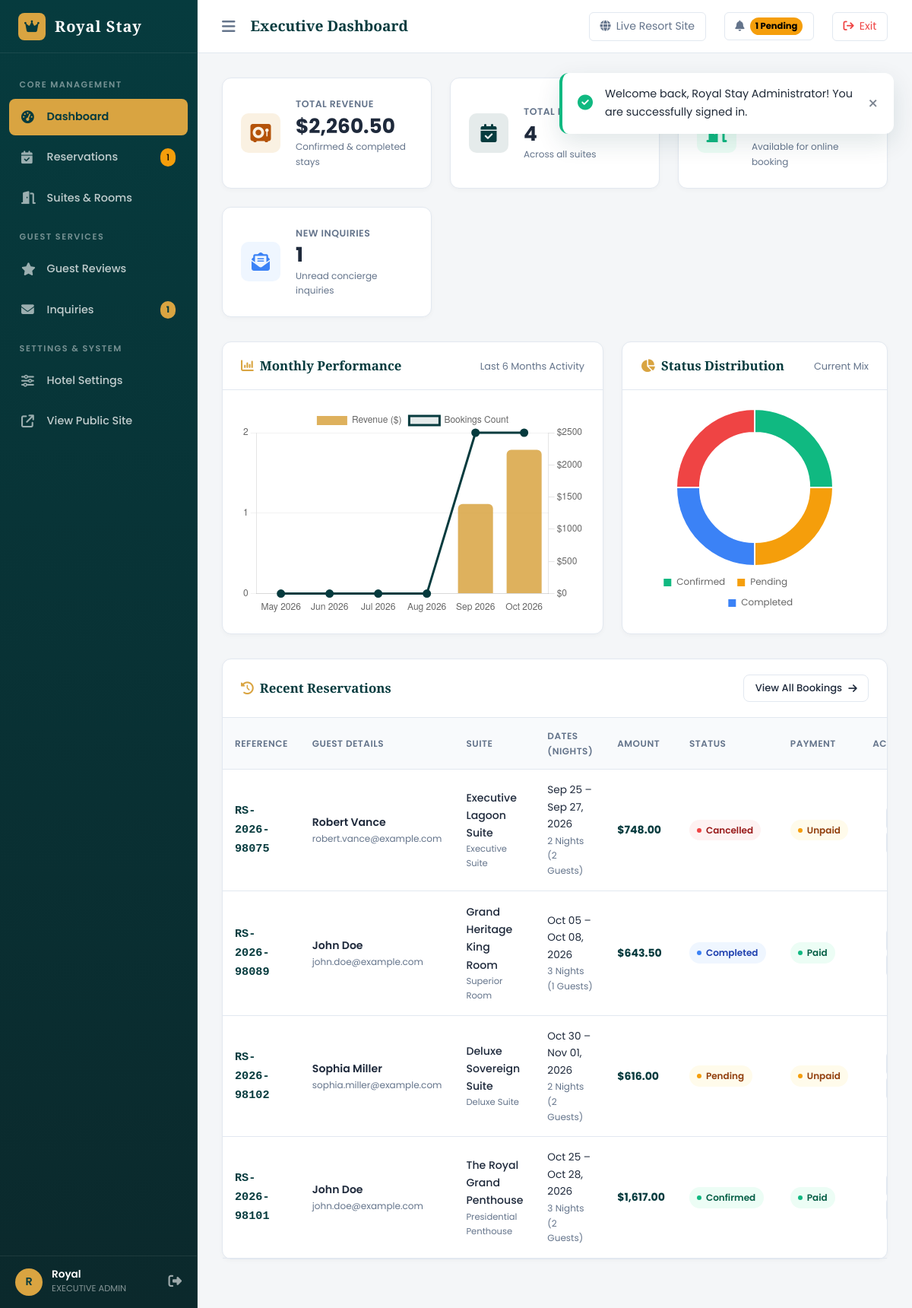
/admin/index.php (signed in), run on the app's committed database.
### tables this page shows
CREATE TABLE `users` (
  `id` INT AUTO_INCREMENT PRIMARY KEY,
  `name` VARCHAR(100) NOT NULL,
  `email` VARCHAR(150) NOT NULL UNIQUE,
  `phone` VARCHAR(30) NULL,
  `password` VARCHAR(255) NOT NULL,
  `role` ENUM('customer', 'admin') NOT NULL DEFAULT 'customer',
  `status` ENUM('active', 'inactive') NOT NULL DEFAULT 'active',
  `created_at` DATETIME NOT NULL DEFAULT CURRENT_TIMESTAMP,
  `updated_at` DATETIME NOT NULL DEFAULT CURRENT_TIMESTAMP ON UPDATE CURRENT_TIMESTAMP,
  INDEX `idx_users_email` (`email`),
  INDEX `idx_users_role` (`role`)
);

CREATE TABLE `bookings` (
  `id` INT AUTO_INCREMENT PRIMARY KEY,
  `booking_reference` VARCHAR(30) NOT NULL UNIQUE,
  `user_id` INT NULL,
  `room_id` INT NOT NULL,
  `guest_name` VARCHAR(100) NOT NULL,
  `guest_email` VARCHAR(150) NOT NULL,
  `guest_phone` VARCHAR(30) NOT NULL,
  `check_in` DATE NOT NULL,
  `check_out` DATE NOT NULL,
  `guests` INT NOT NULL DEFAULT 1,
  `price_per_night` DECIMAL(10,2) NOT NULL,
  `nights` INT NOT NULL,
  `subtotal` DECIMAL(10,2) NOT NULL,
  `additional_charges` DECIMAL(10,2) NOT NULL DEFAULT 0.00,
  `total_amount` DECIMAL(10,2) NOT NULL,
  `booking_status` ENUM('pending', 'confirmed', 'cancelled', 'completed') NOT NULL DEFAULT 'pending',
  `payment_method` VARCHAR(50) NOT NULL DEFAULT 'Pay at Hotel',
  `payment_status` ENUM('unpaid', 'paid', 'refunded') NOT NULL DEFAULT 'unpaid',
  `special_requests` TEXT NULL,
  `created_at` DATETIME NOT NULL DEFAULT CURRENT_TIMESTAMP,
  `updated_at` DATETIME NOT NULL DEFAULT CURRENT_TIMESTAMP ON UPDATE CURRENT_TIMESTAMP,
  CONSTRAINT `fk_bookings_user` FOREIGN KEY (`user_id`) REFERENCES `users` (`id`) ON DELETE SET NULL,
  CONSTRAINT `fk_bookings_room` FOREIGN KEY (`room_id`) REFERENCES `rooms` (`id`) ON DELETE RESTRICT,
  INDEX `idx_bookings_dates` (`check_in`, `check_out`),
  INDEX `idx_bookings_status` (`booking_status`),
  INDEX `idx_bookings_user` (`user_id`)
);

CREATE TABLE `rooms` (
  `id` INT AUTO_INCREMENT PRIMARY KEY,
  `name` VARCHAR(150) NOT NULL,
  `slug` VARCHAR(160) NOT NULL UNIQUE,
  `room_type` VARCHAR(80) NOT NULL,
  `description` TEXT NOT NULL,
  `price_per_night` DECIMAL(10,2) NOT NULL,
  `max_guests` INT NOT NULL DEFAULT 2,
  `bed_type` VARCHAR(80) NOT NULL DEFAULT 'King Bed',
  `room_size` VARCHAR(50) NOT NULL DEFAULT '450 sq ft',
  `status` ENUM('available', 'maintenance', 'inactive') NOT NULL DEFAULT 'available',
  `is_featured` TINYINT(1) NOT NULL DEFAULT 0,
  `created_at` DATETIME NOT NULL DEFAULT CURRENT_TIMESTAMP,
  `updated_at` DATETIME NOT NULL DEFAULT CURRENT_TIMESTAMP ON UPDATE CURRENT_TIMESTAMP,
  INDEX `idx_rooms_status` (`status`),
  INDEX `idx_rooms_featured` (`is_featured`),
  INDEX `idx_rooms_type` (`room_type`),
  INDEX `idx_rooms_price` (`price_per_night`)
);

### admin/index.php (the view, shortened to what the rows shown need)
<?php
$adminPageTitle = 'Executive Dashboard';
require_once __DIR__ . '/includes/admin-header.php';
$pdo = get_db();
$statusStmt = $pdo->query("SELECT booking_status, COUNT(*) as count FROM bookings GROUP BY booking_status");
$statusData = [
    'confirmed' => 0,
    'pending'   => 0,
    'completed' => 0,
    'cancelled' => 0
];
while ($row = $statusStmt->fetch()) {
    $st = strtolower($row['booking_status']);
    if (isset($statusData[$st])) {
        $statusData[$st] = (int)$row['count'];
    }
}
$monthlyLabels = [];
$monthlyRevenue = [];
$monthlyBookings = [];
for ($i = 5; $i >= 0; $i--) {
    $monthKey = date('Y-m', strtotime("-$i months"));
    $monthLabel = date('M Y', strtotime("-$i months"));
    $monthlyLabels[] = $monthLabel;
    $mStmt = $pdo->prepare("
        SELECT COUNT(*) as bookings_cnt, COALESCE(SUM(total_amount), 0) as rev_sum
        FROM bookings
        WHERE DATE_FORMAT(created_at, '%Y-%m') = ?
    ");
    $mStmt->execute([$monthKey]);
    $mData = $mStmt->fetch();
    $monthlyBookings[] = (int)($mData['bookings_cnt'] ?? 0);
    $monthlyRevenue[] = (float)($mData['rev_sum'] ?? 0);
}
$recentStmt = $pdo->query("
    SELECT b.*, r.name as room_name, r.room_type
    FROM bookings b
    JOIN rooms r ON b.room_id = r.id
    ORDER BY b.id DESC
    LIMIT 6
");
$recentBookings = $recentStmt->fetchAll();
?>
<div class="admin-card" style="margin-top: 2rem;">
    <div class="admin-card-body" style="padding: 0;">
        <div class="table-responsive">
            <table class="admin-table">
                <thead>
                    <tr>
                        <th>Reference</th>
                        <th>Guest Details</th>
                        <th>Suite</th>
                        <th>Dates (Nights)</th>
                        <th>Amount</th>
                        <th>Status</th>
                        <th>Payment</th>
                        <th style="text-align: right;">Action</th>
                    </tr>
                </thead>
                <tbody>
                    <?php if (empty($recentBookings)): ?>
                        <tr>
                            <td colspan="8" style="text-align: center; padding: 2.5rem; color: var(--admin-text-muted);">
                                No reservations registered in the database yet.
                            </td>
                        </tr>
                    <?php else: ?>
                        <?php foreach ($recentBookings as $bk): ?>
                            <tr>
                                <td>
                                    <strong style="color: var(--admin-sidebar); font-family: monospace; font-size: 0.95rem;">
                                        <?= e($bk['booking_reference']) ?>
                                    </strong>
                                </td>
                                <td>
                                    <div style="font-weight: 600; color: var(--admin-text);"><?= e($bk['guest_name']) ?></div>
                                    <div style="font-size: 0.75rem; color: var(--admin-text-muted);"><?= e($bk['guest_email']) ?></div>
                                </td>
                                <td>
                                    <div style="font-weight: 500;"><?= e($bk['room_name']) ?></div>
                                    <div style="font-size: 0.72rem; color: var(--admin-text-muted);"><?= e($bk['room_type']) ?></div>
                                </td>
                                <td>
                                    <div style="font-size: 0.85rem;"><?= date('M d', strtotime($bk['check_in'])) ?> &ndash; <?= date('M d, Y', strtotime($bk['check_out'])) ?></div>
                                    <div style="font-size: 0.75rem; color: var(--admin-text-muted);"><?= $bk['nights'] ?> Nights (<?= $bk['guests'] ?> Guests)</div>
                                </td>
                                <td>
                                    <strong style="color: var(--admin-sidebar);"><?= format_price($bk['total_amount']) ?></strong>
                                </td>
                                <td>
                                    <span class="status-badge status-<?= e($bk['booking_status']) ?>">
                                        <?= ucfirst(e($bk['booking_status'])) ?>
                                    </span>
                                </td>
                                <td>
                                    <span class="status-badge status-<?= e($bk['payment_status']) ?>">
                                        <?= ucfirst(e($bk['payment_status'])) ?>
                                    </span>
                                </td>
                                <td style="text-align: right;">
                                </td>
                            </tr>
                        <?php endforeach; ?>
                    <?php endif; ?>
                </tbody>
            </table>
        </div>
    </div>
</div>
<script>
document.addEventListener('DOMContentLoaded', () => {
    const monthlyLabels = <?= json_encode($monthlyLabels) ?>;
    const monthlyBookings = <?= json_encode($monthlyBookings) ?>;
    const monthlyRevenue = <?= json_encode($monthlyRevenue) ?>;
    const statusData = <?= json_encode($statusData) ?>;
    initDashboardCharts(monthlyLabels, monthlyBookings, monthlyRevenue, statusData);
});
</script>
<?php require_once __DIR__ . '/includes/admin-footer.php'; ?>

### admin/includes/admin-header.php (shortened to what the rows shown need)
<?php
require_once __DIR__ . '/admin-auth.php';
$adminUser = get_logged_in_user();
$adminPageTitle = $adminPageTitle ?? 'Admin Dashboard';
$hotelName = get_setting('hotel_name', 'Royal Stay');
?>
<!DOCTYPE html>
<html lang="en">
<head>
    <link rel="stylesheet" href="https://cdnjs.cloudflare.com/ajax/libs/font-awesome/6.5.1/css/all.min.css">
    <link rel="stylesheet" href="<?= base_url('assets/css/style.css') ?>">
    <link rel="stylesheet" href="<?= base_url('assets/css/admin.css') ?>">
    <link rel="stylesheet" href="<?= base_url('assets/css/responsive.css') ?>">
</head>
<body class="admin-body">
    <aside class="admin-sidebar">
        <div class="sidebar-footer">
            <div class="sidebar-user">
                <div class="sidebar-avatar">
                    <?= strtoupper(substr($adminUser['name'] ?? 'A', 0, 1)) ?>
                </div>
                <div class="sidebar-user-info">
                    <div class="name"><?= e(explode(' ', $adminUser['name'] ?? 'Admin')[0]) ?></div>
                    <div class="role">Executive Admin</div>
                </div>
            </div>
        </div>
    </aside>
    <main class="admin-main">
        <header class="admin-topbar">
            <div class="topbar-left">
                <h1 class="topbar-page-title"><?= e($adminPageTitle) ?></h1>
            </div>
        </header>
        <div class="admin-content">

### data on the page
users: name "R", name "Royal"
bookings: booking_reference "RS-2026-98075", guest_name "Robert Vance", guest_email "robert.vance@example.com", room.name "Executive Lagoon Suite", room.room_type "Executive Suite", check_in "Sep 25", check_out "Sep 27, 2026", nights "2", guests "2", total_amount "$748.00", booking_status "Cancelled", payment_status "Unpaid"
bookings: booking_reference "RS-2026-98089", guest_name "John Doe", guest_email "john.doe@example.com", room.name "Grand Heritage King Room", room.room_type "Superior Room", check_in "Oct 05", check_out "Oct 08, 2026", nights "3", guests "1", total_amount "$643.50", booking_status "Completed", payment_status "Paid"
bookings: booking_reference "RS-2026-98102", guest_name "Sophia Miller", guest_email "sophia.miller@example.com", room.name "Deluxe Sovereign Suite", room.room_type "Deluxe Suite", check_in "Oct 30", check_out "Nov 01, 2026", nights "2", guests "2", total_amount "$616.00", booking_status "Pending", payment_status "Unpaid"
bookings: booking_reference "RS-2026-98101", guest_name "John Doe", guest_email "john.doe@example.com", room.name "The Royal Grand Penthouse", room.room_type "Presidential Penthouse", check_in "Oct 25", check_out "Oct 28, 2026", nights "3", guests "2", total_amount "$1,617.00", booking_status "Confirmed", payment_status "Paid"

### other printed values
$pendingBookingsCount "1"
$unreadCount "1"
$adminPageTitle "Executive Dashboard"
$msg "Welcome back, Royal Stay Administrator! You are successfully signed in."
format_price($totalRevenue) "$2,260.50"
$totalBookingsCount "4"
$unreadInquiriesCount "1"
chart data {{ json_encode($monthlyBookings) }} [0,0,0,0,2,2]
chart data {{ json_encode($monthlyRevenue) }} [0,0,0,0,1391.5,2233]
chart data {{ json_encode($statusData) }} {"confirmed":1,"pending":1,"completed":1,"cancelled":1}
